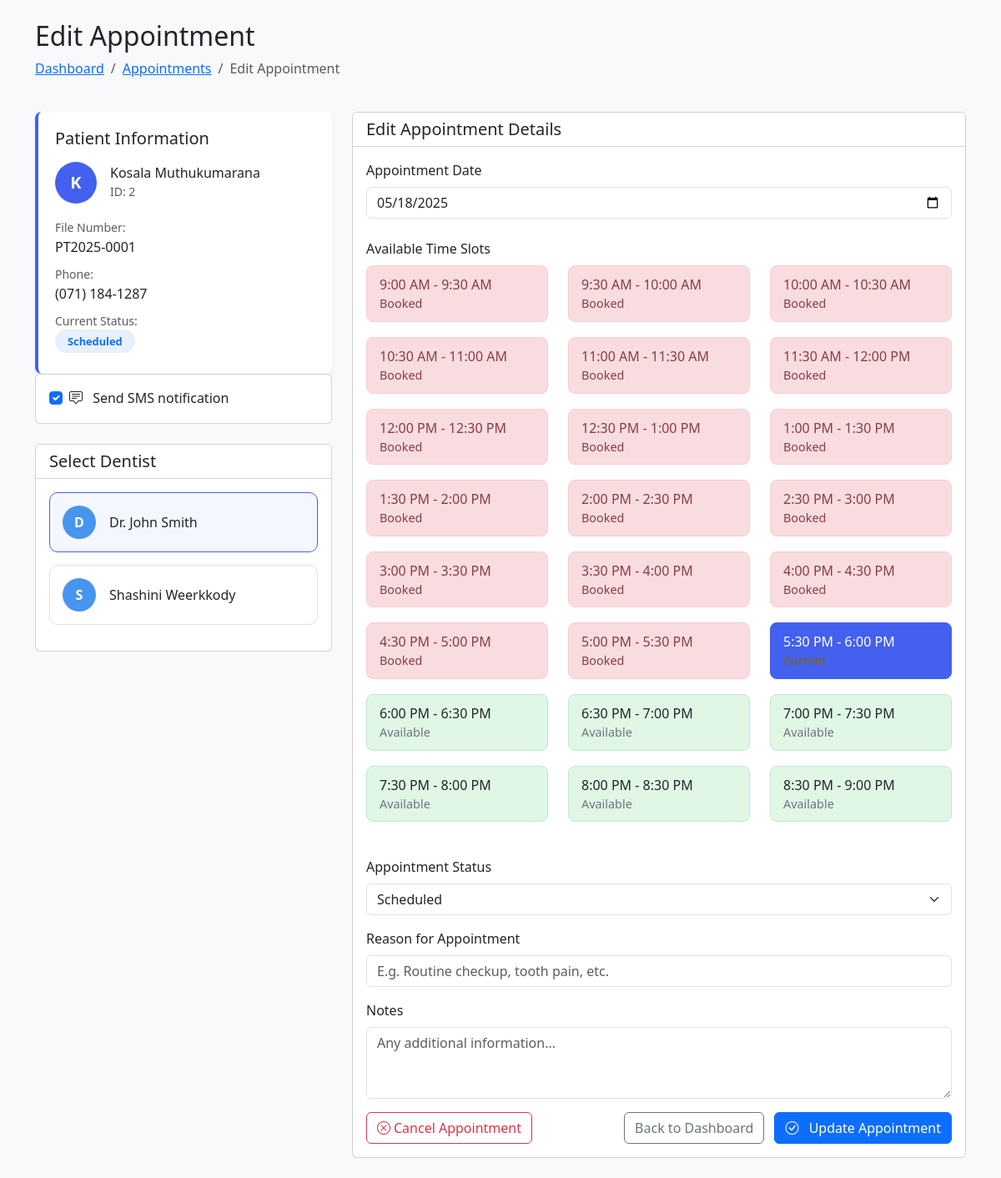
Screenshot of /DenTec/dashboard/staff/edit_appointment.php?id=206 (signed in) with the database file from the repository.
### tables this page shows
CREATE TABLE `appointments` (
  `appointment_id` int(11) NOT NULL,
  `patient_id` int(11) NOT NULL,
  `dentist_id` int(11) NOT NULL,
  `scheduled_date` date NOT NULL,
  `start_time` time NOT NULL,
  `end_time` time NOT NULL,
  `status` enum('Scheduled','Completed','Canceled','No-Show') DEFAULT 'Scheduled',
  `reason` text DEFAULT NULL,
  `notes` text DEFAULT NULL,
  `created_by` int(11) NOT NULL,
  `created_at` timestamp NOT NULL DEFAULT current_timestamp(),
  `updated_at` timestamp NOT NULL DEFAULT current_timestamp() ON UPDATE current_timestamp()
);

CREATE TABLE `patients` (
  `patient_id` int(11) NOT NULL,
  `file_number` varchar(20) NOT NULL,
  `photo` varchar(255) DEFAULT NULL,
  `first_name` varchar(50) NOT NULL,
  `last_name` varchar(50) NOT NULL,
  `gender` enum('Male','Female','Other') NOT NULL,
  `date_of_birth` date NOT NULL,
  `phone` varchar(20) NOT NULL,
  `email` varchar(100) DEFAULT NULL,
  `address` text DEFAULT NULL,
  `city` varchar(50) DEFAULT NULL,
  `state` varchar(50) DEFAULT NULL,
  `postal_code` varchar(20) DEFAULT NULL,
  `blood_group` varchar(5) DEFAULT NULL,
  `allergies` text DEFAULT NULL,
  `medical_history` text DEFAULT NULL,
  `created_at` timestamp NOT NULL DEFAULT current_timestamp(),
  `updated_at` timestamp NOT NULL DEFAULT current_timestamp() ON UPDATE current_timestamp()
);

CREATE TABLE `users` (
  `user_id` int(11) NOT NULL,
  `username` varchar(50) NOT NULL,
  `password_hash` varchar(255) NOT NULL,
  `full_name` varchar(100) NOT NULL,
  `email` varchar(100) NOT NULL,
  `role` enum('admin','dentist','staff') NOT NULL,
  `is_active` tinyint(1) DEFAULT 1,
  `last_login` datetime DEFAULT NULL,
  `created_at` timestamp NOT NULL DEFAULT current_timestamp(),
  `updated_at` timestamp NOT NULL DEFAULT current_timestamp() ON UPDATE current_timestamp()
);

### DenTec/dashboard/staff/sms_config.php (called while the page is built)
<?php
return [
    'api_token' => '726|prcvckoEIe9vUu6cbgysoTu0A25TLEhn7W9TbBXk20990b76',
    'sender_id' => 'TextLKDemo'
];
?>

### DenTec/dashboard/staff/edit_appointment.php (the view, shortened to what this page needs)
<?php
include '../../includes/db_connect.php';
class TextLkGateway {
    private $config = [];
    public function __construct($config = []) {
        $this->config = $config;
    }
    public function isConfigured() {
        return !empty($this->config['api_token']) && !empty($this->config['sender_id']);
    }
}
$sms_config = [];
if (file_exists('sms_config.php')) {
    $sms_config = include('sms_config.php');
} else {
    $sms_config = [
        'api_token' => '726|prcvckoEIe9vUu6cbgysoTu0A25TLEhn7W9TbBXk20990b76',
        'sender_id' => 'DENTEC'
    ];
}
$sms_gateway = new TextLkGateway($sms_config);
$appointment_id = isset($_GET['id']) ? intval($_GET['id']) : 0;
?>
<?php
$stmt = $conn->prepare("
    SELECT
        a.appointment_id,
        a.patient_id,
        a.dentist_id,
        a.scheduled_date,
        a.start_time,
        a.end_time,
        a.reason,
        a.notes,
        a.status,
        CONCAT(p.first_name, ' ', p.last_name) AS patient_name,
        p.phone AS patient_phone,
        p.file_number,
        u.full_name AS dentist_name
    FROM appointments a
    JOIN patients p ON a.patient_id = p.patient_id
    JOIN users u ON a.dentist_id = u.user_id
    WHERE a.appointment_id = ?
");
$stmt->bind_param("i", $appointment_id);
$stmt->execute();
$result = $stmt->get_result();
$appointment = $result->fetch_assoc();
$dentists = $conn->query("SELECT user_id, full_name FROM users WHERE role = 'dentist' ORDER BY full_name");
$existing_appointments = [];
if ($appointment['scheduled_date'] && $appointment['dentist_id']) {
    $stmt = $conn->prepare("
        SELECT start_time, end_time
        FROM appointments
        WHERE dentist_id = ? AND scheduled_date = ? AND status != 'Canceled' AND appointment_id != ?
    ");
    $stmt->bind_param("isi", $appointment['dentist_id'], $appointment['scheduled_date'], $appointment_id);
    $stmt->execute();
    $result = $stmt->get_result();
    while ($row = $result->fetch_assoc()) {
        $existing_appointments[] = [
            'start' => new DateTime($row['start_time']),
            'end' => new DateTime($row['end_time'])
        ];
    }
}
$time_slots = [];
$start = new DateTime('09:00');
$end = new DateTime('20:30');
$interval = new DateInterval('PT30M');
while ($start <= $end) {
    $slot_end = clone $start;
    $slot_end->add($interval);
    $is_available = true;
    $is_current = false;
    $current_start = new DateTime($appointment['start_time']);
    if ($start->format('H:i') === $current_start->format('H:i')) {
        $is_current = true;
        $is_available = true;
    } else {
        foreach ($existing_appointments as $appt) {
            if ($start < $appt['end'] && $slot_end > $appt['start']) {
                $is_available = false;
                break;
            }
        }
    }
    $time_slots[] = [
        'start' => clone $start,
        'end' => $slot_end,
        'available' => $is_available,
        'current' => $is_current
    ];
    $start->add($interval);
}
?>
<!DOCTYPE html>
<html lang="en">
<head>
    <link href="https://cdn.jsdelivr.net/npm/bootstrap@5.3.0/dist/css/bootstrap.min.css" rel="stylesheet">
    <link href="https://cdn.jsdelivr.net/npm/bootstrap-icons@1.10.5/font/bootstrap-icons.css" rel="stylesheet">
</head>
<body>
    <div class="container py-4">
        <div class="row mb-4">
            <div class="col-12">
                <h2>Edit Appointment</h2>
                <nav aria-label="breadcrumb">
                    <ol class="breadcrumb">
                        <li class="breadcrumb-item"><a href="index.php">Dashboard</a></li>
                        <li class="breadcrumb-item"><a href="index.php">Appointments</a></li>
                        <li class="breadcrumb-item active" aria-current="page">Edit Appointment</li>
                    </ol>
                </nav>
            </div>
        </div>
        <div class="row">
            <div class="col-md-4 mb-4">
                <div class="patient-info-card">
                    <h5 class="mb-3">Patient Information</h5>
                    <div class="d-flex align-items-center mb-3">
                        <div class="avatar me-3" style="width: 50px; height: 50px; font-size: 1.25rem; background-color: var(--primary-color); color: white;">
                            <?php echo strtoupper(substr($appointment['patient_name'], 0, 1)); ?>
                        </div>
                        <div>
                            <h6 class="mb-0"><?php echo htmlspecialchars($appointment['patient_name']); ?></h6>
                            <small class="text-muted">ID: <?php echo $appointment['patient_id']; ?></small>
                        </div>
                    </div>
                    <div class="mb-2">
                        <small class="text-muted">File Number:</small>
                        <p class="mb-0"><?php echo htmlspecialchars($appointment['file_number']); ?></p>
                    </div>
                    <div class="mb-2">
                        <small class="text-muted">Phone:</small>
                        <p class="mb-0"><?php echo htmlspecialchars($appointment['patient_phone'] ?? 'Not provided'); ?></p>
                    </div>
                    <div class="mb-2">
                        <small class="text-muted">Current Status:</small>
                        <p class="mb-0">
                            <span class="status-badge status-<?php echo strtolower($appointment['status']); ?>">
                                <?php echo $appointment['status']; ?>
                            </span>
                        </p>
                    </div>
                </div>
                <div class="card mb-4">
                    <div class="card-body">
                        <div class="form-check">
                            <input class="form-check-input" type="checkbox" id="smsEnabled" name="send_sms" <?php echo $sms_gateway->isConfigured() ? 'checked' : 'disabled'; ?>>
                            <label class="form-check-label" for="smsEnabled">
                                <i class="bi bi-chat-square-text me-2"></i>
                                Send SMS notification
                            </label>
                        </div>
                    </div>
                </div>
                <div class="card mb-4">
                    <div class="card-header bg-white">
                        <h5 class="mb-0">Select Dentist</h5>
                    </div>
                    <div class="card-body">
                        <?php if ($dentists && $dentists->num_rows > 0): ?>
                            <?php while ($dentist = $dentists->fetch_assoc()): ?>
                                <div class="dentist-card <?php echo $appointment['dentist_id'] == $dentist['user_id'] ? 'selected' : ''; ?>"
                                     onclick="selectDentist(<?php echo $dentist['user_id']; ?>)">
                                    <div class="d-flex align-items-center">
                                        <div class="avatar me-3" style="width: 40px; height: 40px; background-color: var(--accent-color); color: white;">
                                            <?php echo strtoupper(substr($dentist['full_name'], 0, 1)); ?>
                                        </div>
                                        <div>
                                            <h6 class="mb-0"><?php echo htmlspecialchars($dentist['full_name']); ?></h6>
                                        </div>
                                    </div>
                                </div>
                            <?php endwhile; ?>
                        <?php else: ?>
                            <div class="alert alert-warning">
                                No dentists available.
                            </div>
                        <?php endif; ?>
                    </div>
                </div>
            </div>
            <div class="col-md-8">
                <div class="card">
                    <div class="card-header bg-white">
                        <h5 class="mb-0">Edit Appointment Details</h5>
                    </div>
                    <div class="card-body">
                        <form id="appointmentForm" method="post" action="">
                            <div class="mb-4">
                                <label class="form-label">Appointment Date</label>
                                <input type="date" class="form-control" id="appointmentDate" name="date"
                                       value="<?php echo $appointment['scheduled_date']; ?>"
                                       min="<?php echo date('Y-m-d'); ?>" onchange="updateTimeSlots()">
                            </div>
                            <div class="mb-4">
                                <label class="form-label">Available Time Slots</label>
                                <div class="row" id="timeSlotsContainer">
                                    <?php foreach ($time_slots as $slot): ?>
                                        <div class="col-md-4 mb-2">
                                            <?php
                                                $classes = 'time-slot';
                                                $onclick = '';
                                                $status = '';
                                                if ($slot['current']) {
                                                    $classes .= ' current selected';
                                                    $onclick = 'selectTimeSlot(this, \'' . $slot['start']->format('H:i:s') . '\')';
                                                    $status = 'Current';
                                                } elseif ($slot['available']) {
                                                    $classes .= ' available';
                                                    $onclick = 'selectTimeSlot(this, \'' . $slot['start']->format('H:i:s') . '\')';
                                                    $status = 'Available';
                                                } else {
                                                    $classes .= ' booked';
                                                    $status = 'Booked';
                                                }
                                            ?>
                                            <div class="<?php echo $classes; ?>" <?php echo $onclick ? 'onclick="' . $onclick . '"' : ''; ?>>
                                                <div class="time-slot-label">
                                                    <?php echo $slot['start']->format('g:i A'); ?> - <?php echo $slot['end']->format('g:i A'); ?>
                                                </div>
                                                <div class="time-slot-time">
                                                    <?php echo $status; ?>
                                                </div>
                                            </div>
                                        </div>
                                    <?php endforeach; ?>
                                </div>
                            </div>
                            <div class="mb-3">
                                <label for="status" class="form-label">Appointment Status</label>
                                <select class="form-select" id="status" name="status" required>
                                    <option value="Scheduled" <?php echo $appointment['status'] === 'Scheduled' ? 'selected' : ''; ?>>Scheduled</option>
                                </select>
                            </div>
                            <div class="mb-3">
                                <label for="reason" class="form-label">Reason for Appointment</label>
                                <input type="text" class="form-control" id="reason" name="reason"
                                       value="<?php echo htmlspecialchars($appointment['reason']); ?>"
                                       placeholder="E.g. Routine checkup, tooth pain, etc." required>
                            </div>
                            <div class="mb-3">
                                <label for="notes" class="form-label">Notes</label>
                                <textarea class="form-control" id="notes" name="notes" rows="3"
                                         placeholder="Any additional information..."><?php echo htmlspecialchars($appointment['notes']); ?></textarea>
                            </div>
                            <div class="d-flex justify-content-between">
                                <div>
                                    <?php if ($appointment['status'] !== 'Canceled'): ?>
                                        <button type="button" class="btn btn-outline-danger" onclick="cancelAppointment()">
                                            <i class="bi bi-x-circle me-1"></i>Cancel Appointment
                                        </button>
                                    <?php endif; ?>
                                </div>
                                <div>
                                    <a href="index.php" class="btn btn-outline-secondary me-2">Back to Dashboard</a>
                                    <button type="submit" class="btn btn-primary" id="submitBtn">
                                        <i class="bi bi-check-circle me-2"></i>
                                        Update Appointment
                                    </button>
                                </div>
                            </div>
                        </form>
                    </div>
                </div>
            </div>
        </div>
    </div>
</body>
</html>

### rows the page displays
appointments: patient "2", patient.file_number "PT2025-0001", patient.phone "(071) 184-1287", status "Scheduled", date "05/18/2025"
users: full_name "D", full_name "Dr. John Smith"
users: full_name "S", full_name "Shashini Weerkkody"

### other values shown
substr($appointment['patient_name'], 0, 1) "K"
$appointment['patient_name'] "Kosala Muthukumarana"
$slot['start']->format('g:i A') "9:00 AM"
$slot['end']->format('g:i A') "9:30 AM"
$status "Booked"
$slot['start']->format('g:i A') "9:30 AM"
$slot['end']->format('g:i A') "10:00 AM"
$slot['start']->format('g:i A') "10:00 AM"
$slot['end']->format('g:i A') "10:30 AM"
$slot['start']->format('g:i A') "10:30 AM"
$slot['end']->format('g:i A') "11:00 AM"
$slot['start']->format('g:i A') "11:00 AM"
$slot['end']->format('g:i A') "11:30 AM"
$slot['start']->format('g:i A') "11:30 AM"
$slot['end']->format('g:i A') "12:00 PM"
